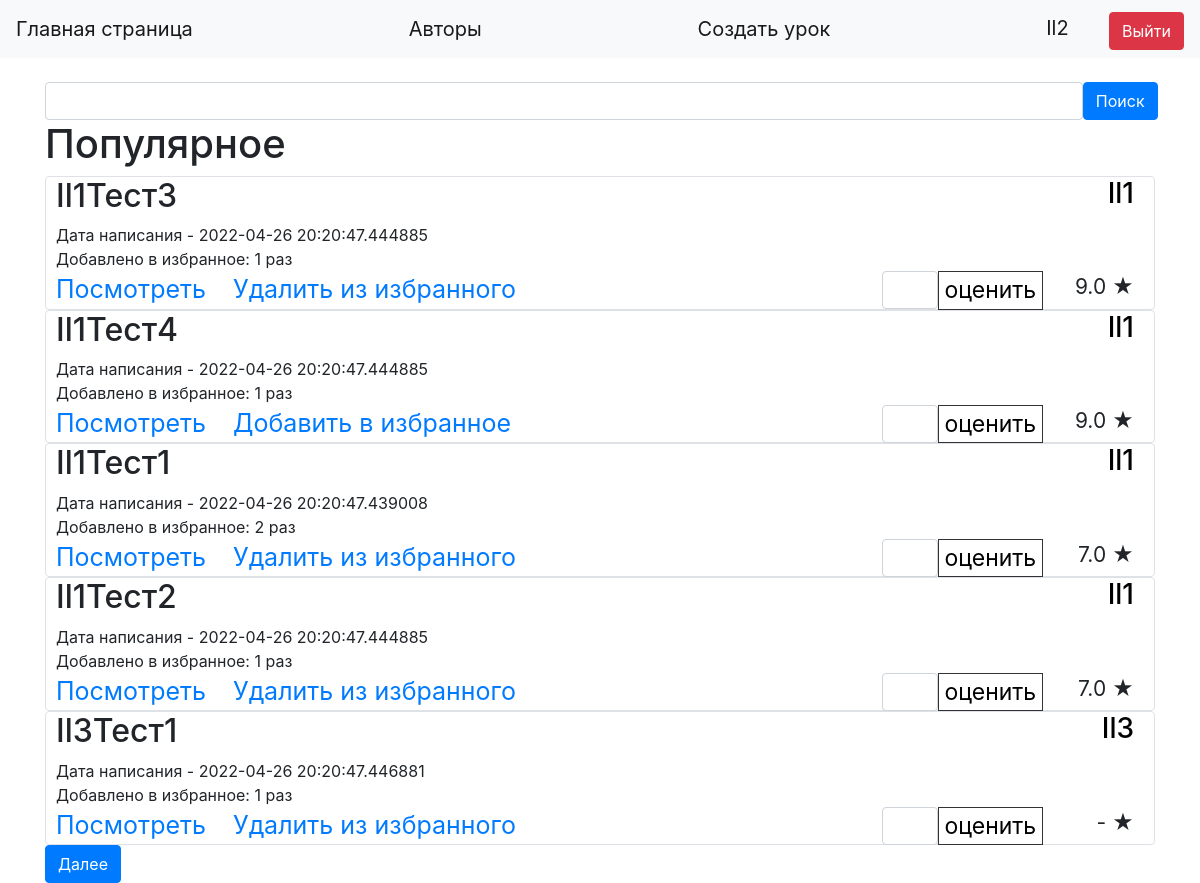
Before: / (signed in) with the older database file.
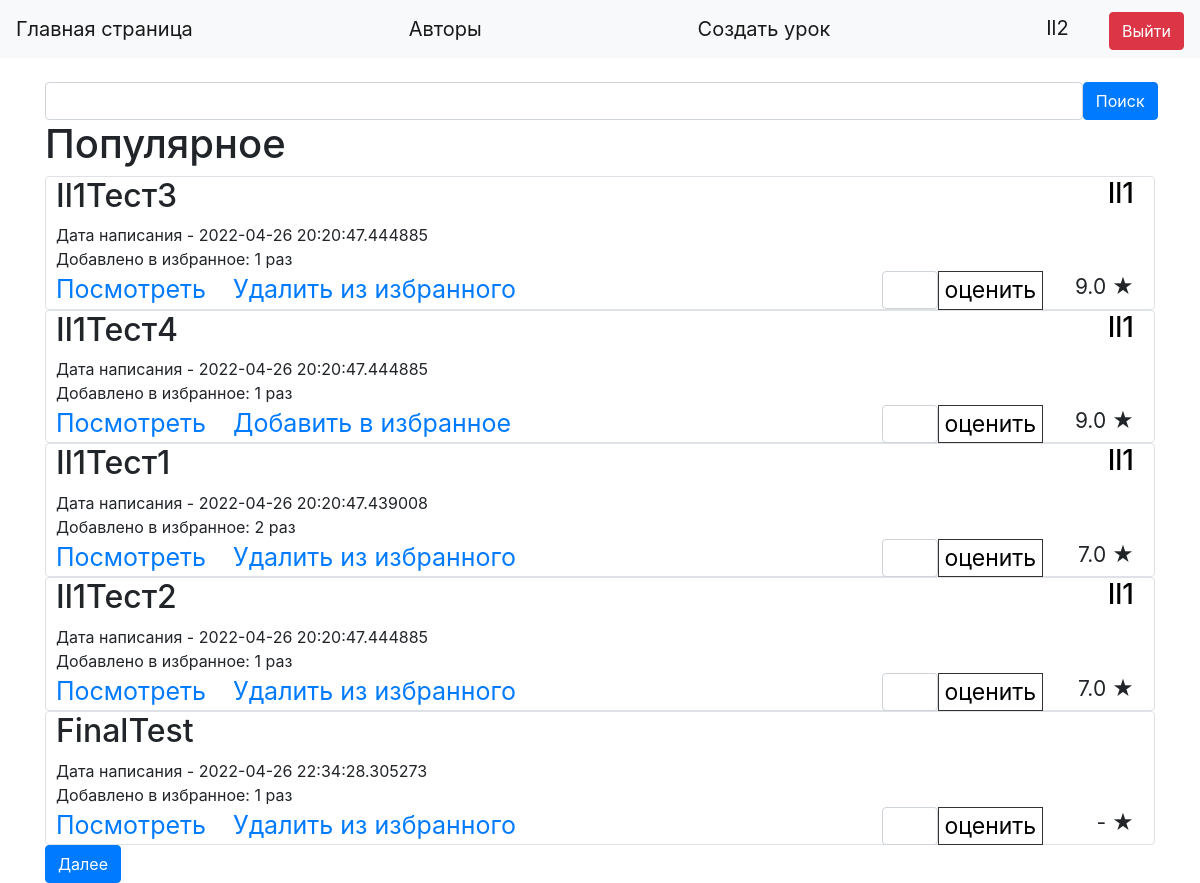
After: the same page with the newer database file.
### data1/lessons.py (models this page shows, shortened)
class Lesson(SqlAlchemyBase):
    __tablename__ = 'lessons'
    id = sqlalchemy.Column(sqlalchemy.Integer,
                           primary_key=True, autoincrement=True)
    title = sqlalchemy.Column(sqlalchemy.String, nullable=True)
    content = sqlalchemy.Column(sqlalchemy.String, nullable=True)
    added_to_favorites_count = sqlalchemy.Column(sqlalchemy.Integer, default=0)
    rate = sqlalchemy.Column(sqlalchemy.Float, default=0)
    rates_count = sqlalchemy.Column(sqlalchemy.Integer, default=0)
    created_date = sqlalchemy.Column(sqlalchemy.DateTime,
                                     default=datetime.datetime.now)
    user_id = sqlalchemy.Column(sqlalchemy.Integer,
                                sqlalchemy.ForeignKey("users.id"))
    user = orm.relation('User')
    favourites = orm.relation("Favourites", back_populates='lesson')

### data1/users.py (models this page shows, shortened)
class User(SqlAlchemyBase, UserMixin):
    __tablename__ = 'users'
    id = sqlalchemy.Column(sqlalchemy.Integer,
                           primary_key=True, autoincrement=True)
    name = sqlalchemy.Column(sqlalchemy.String, unique=True, nullable=True)
    about = sqlalchemy.Column(sqlalchemy.String, nullable=True)
    email = sqlalchemy.Column(sqlalchemy.String,
                              index=True, unique=True, nullable=True)
    hashed_password = sqlalchemy.Column(sqlalchemy.String, nullable=True)
    created_lessons_count = sqlalchemy.Column(sqlalchemy.Integer, default=0)
    favourites_lessons_count = sqlalchemy.Column(sqlalchemy.Integer, default=0)
    created_date = sqlalchemy.Column(sqlalchemy.DateTime,
                                     default=datetime.datetime.now)
    lessons = orm.relation("Lesson", back_populates='user')
    favourites = orm.relation("Favourites", back_populates='user')

### LearnCreator.py (the view)
@app.route("/", methods=['GET', 'POST'])
def index():
    global limit, FirstResult, search_now, lessons_now_count, arr_content
    arr_content = Arr()
    db_sess = db_session.create_session()
    search = SearchForm()
    favourites_ids = []
    if current_user.is_authenticated:
        favourites_ids = [x.lesson_id for x in
                          db_sess.query(Favourites.lesson_id).filter(Favourites.user_id == current_user.id).distinct()]
    if request.method == "POST":
        FirstResult = 0
        limit = 5
        search_now = search.search.data
    lessons = db_sess.query(Lesson).filter(Lesson.title.like(f'%{search_now}%') | Lesson.title.like(
        '%' + str(search_now).capitalize() + '%') | Lesson.title.like(
        '%' + str(search_now).lower() + '%') | Lesson.title.like(
        '%' + str(search_now).upper() + '%')).order_by(-Lesson.rate, -Lesson.added_to_favorites_count, Lesson.title)[
              FirstResult:limit]
    lessons_now_count = db_sess.query(Lesson).filter(Lesson.title.like(f'%{search_now}%') | Lesson.title.like(
        '%' + str(search_now).capitalize() + '%') | Lesson.title.like(
        '%' + str(search_now).lower() + '%') | Lesson.title.like(
        '%' + str(search_now).upper() + '%')).count()
    return render_template("index.html", lessons=lessons, search=search, favourites_ids=favourites_ids,
                           FirstResult=FirstResult, lessons_now_count=lessons_now_count, limit=limit)

### forms/lesson.py
class Arr(FlaskForm):
    arr = []

### forms/search.py
class SearchForm(FlaskForm):
    search = StringField('Поиск')
    select = SubmitField('Поиск')
    estimate = StringField('Оценка')
    further = SubmitField('Далее')
    back = SubmitField('Назад')

### LearnCreator.py (called while the page is built)
@login_manager.user_loader
def load_user(user_id):
    db_sess = db_session.create_session()
    return db_sess.query(User).get(user_id)

### data1/db_session.py (called while the page is built)
def create_session() -> Session:
    global __factory
    return __factory()

### templates/index.html (shortened to what this page needs)
{% extends "base.html" %}
{% block content %}
<br>
<form action="" method="post">
    <div style="float: left; width: 93.5%">{{ search.search(class="form-control") }}</div>
    <div style="float: right; width: 6.5%">{{ search.select(type="submit", class="btn btn-primary")
        }}
    </div>
</form>
<h1>Популярное</h1>
{% for item in lessons%}
<div class="col-md6 border rounded">
    <h2 style="float: left; width: 50%; padding-left: 10px">{{item.title}}</h2>
    <h3 style="float: right; width: 50%; padding-right: 20px" align="right">
        <a href="/profile/{{ item.user.name }}" class="url1">{{item.user.name}}</a>
    </h3><br>
    <div style="float:left; width: 100%; padding-left: 10px">
        Дата написания - {{item.created_date}}
    </div>
    <div style="padding-left: 10px">
        Добавлено в избранное: {{item.added_to_favorites_count}} раз
    </div>
    <div style="float: right; width: 10%; font-size: 21px; padding-right: 20px" align="right">
        {% if item.rates_count>0%}
        {{item.rate}} &#9733
        {% else %}
        - &#9733
        {% endif %}
    </div>
    {% if current_user.is_authenticated and item.user_id != current_user.id%}
    <div>
        <form action="/estimate/{{ item.id }}" method="post" enctype="multipart/form-data">
            <input class="rate_text" type="submit" value="оценить">
            <div style="float: right; width: 5%">{{ search.estimate(class="form-control")}}</div>
        </form>
    </div>
    {% endif %}
    <div class="text3" style="font-size: 25px; padding-left: 10px">
        <div>
            <a href="/lesson/{{ item.id }}">Посмотреть</a>
            {% if current_user.is_authenticated and current_user.id!=item.user_id%}
            {% if item.id in favourites_ids%}
            <a class="text1" href="/delete_favourites/{{ item.id }}">Удалить из избранного</a>
            {% else %}
            <a class="text1" href="/add_favourites/{{ item.id }}">Добавить в избранное</a>
            {% endif %}
            {% endif %}
        </div>
    </div>
</div>
{% endfor %}
{% if lessons_now_count>limit%}
<a href="/limit">{{ search.further(type="submit", class="btn btn-primary") }}</a>
{% endif %}
{% endblock %}

Changed rows visible on the page:
no longer on this page (row unchanged): Lesson: title "Il3Тест1", user.name "Il3", created_date "2022-04-26 20:20:47.446881", added_to_favorites_count "1"
now on this page (row edited): Lesson: title "FinalTest", created_date "2022-04-26 22:34:28.305273", added_to_favorites_count "1"
